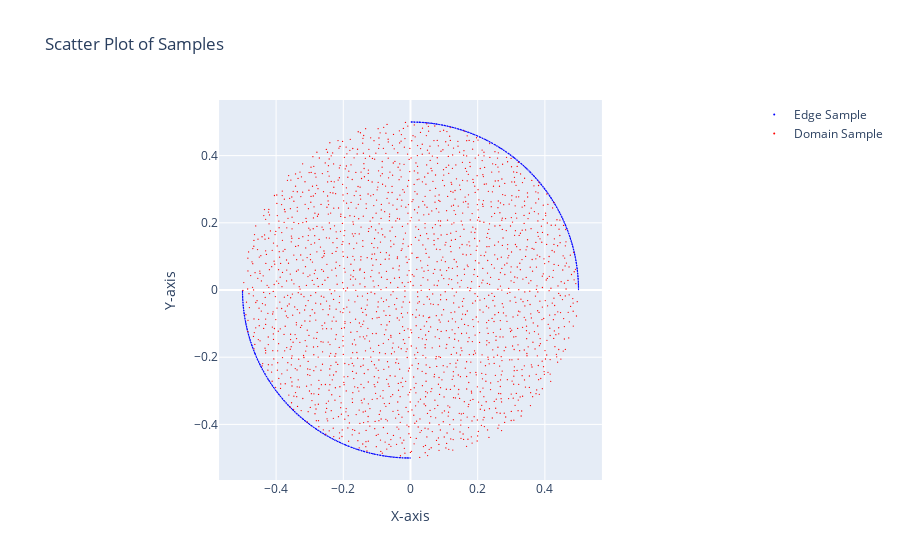

Notebook code for this chart:
### Markdown cell above
## Shape sampling

### Code cell
shape = CircleShape(
    seed=SEED,
    edge_n=E_SAMPLE,
    domain_n=D_SAMPLE,
    center=CENTER,
    radius=RADIUS,
    cross_sample_generate=1,
    edge_cuts_angle=EDGE_CUT,
    even_sample=True
)
edge_sample, domain_sample = shape.get()

shape.plot(1.3)

### Figure 1 — Plotly figure (JSON) as saved in the notebook; plotly's stock layout.template omitted (floating-point values rounded to 4 significant figures; data arrays with more than 128 entries replaced by an {"elided": "..."} marker saying what was removed)
{"data": [{"marker": {"color": "blue", "size": 1.3}, "mode": "markers", "name": "Edge Sample", "type": "scatter", "x": {"elided": "512 float values"}, "y": {"elided": "512 float values"}}, {"marker": {"color": "red", "size": 1.3}, "mode": "markers", "name": "Domain Sample", "type": "scatter", "x": {"elided": "2048 float values"}, "y": {"elided": "2048 float values"}}], "layout": {"showlegend": true, "title": {"text": "Scatter Plot of Samples"}, "xaxis": {"constrain": "domain", "title": {"text": "X-axis"}}, "yaxis": {"scaleanchor": "x", "scaleratio": 1, "title": {"text": "Y-axis"}}}}
